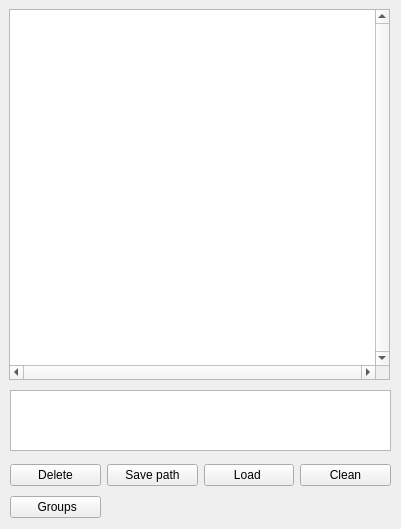
   <widget class="QWidget" name="page_5">
    <property name="geometry">
     <rect>
      <x>0</x>
      <y>0</y>
      <width>401</width>
      <height>529</height>
     </rect>
    </property>
    <attribute name="label">
     <string>Path Editor</string>
    </attribute>
    <widget class="QTableWidget" name="tableWidget">
     <property name="geometry">
      <rect>
       <x>9</x>
       <y>9</y>
       <width>381</width>
       <height>371</height>
      </rect>
     </property>
     <property name="acceptDrops">
      <bool>false</bool>
     </property>
     <property name="verticalScrollBarPolicy">
      <enum>Qt::ScrollBarAlwaysOn</enum>
     </property>
     <property name="horizontalScrollBarPolicy">
      <enum>Qt::ScrollBarAlwaysOn</enum>
     </property>
    </widget>
    <widget class="QWidget" name="layoutWidget_2">
     <property name="geometry">
      <rect>
       <x>10</x>
       <y>460</y>
       <width>381</width>
       <height>62</height>
      </rect>
     </property>
     <layout class="QGridLayout" name="gridLayout_5">
      <item row="0" column="0">
       <widget class="QPushButton" name="pushButton_delete">
        <property name="text">
         <string>Delete</string>
        </property>
       </widget>
      </item>
      <item row="0" column="1">
       <widget class="QPushButton" name="pushButton_52">
        <property name="text">
         <string>Save path</string>
        </property>
       </widget>
      </item>
      <item row="0" column="2">
       <widget class="QPushButton" name="pushButton_13">
        <property name="text">
         <string>Load </string>
        </property>
       </widget>
      </item>
      <item row="0" column="3">
       <widget class="QPushButton" name="pushButton_3">
        <property name="text">
         <string>Clean</string>
        </property>
       </widget>
      </item>
      <item row="1" column="0">
       <widget class="QPushButton" name="pushButton_add_group">
        <property name="text">
         <string> Groups</string>
        </property>
       </widget>
      </item>
     </layout>
    </widget>
    <widget class="QPlainTextEdit" name="pte_console">
     <property name="geometry">
      <rect>
       <x>10</x>
       <y>390</y>
       <width>381</width>
       <height>61</height>
      </rect>
     </property>
    </widget>
   </widget>
